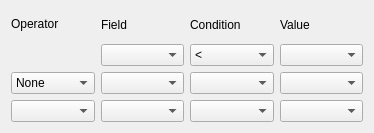
<?xml version="1.0" encoding="UTF-8"?>
<ui version="4.0">
 <class>PivotFilters</class>
 <widget class="QWidget" name="PivotFilters">
  <property name="geometry">
   <rect>
    <x>0</x>
    <y>0</y>
    <width>374</width>
    <height>133</height>
   </rect>
  </property>
  <layout class="QGridLayout" name="gridLayout">
   <item row="0" column="0">
    <layout class="QHBoxLayout" name="horizontalLayout">
     <item>
      <layout class="QVBoxLayout" name="verticalLayout_4">
       <item>
        <widget class="QLabel" name="label">
         <property name="text">
          <string>Operator</string>
         </property>
        </widget>
       </item>
       <item>
        <widget class="QLabel" name="label_5">
         <property name="text">
          <string/>
         </property>
        </widget>
       </item>
       <item>
        <widget class="QComboBox" name="Operator">
         <item>
          <property name="text">
           <string>None</string>
          </property>
         </item>
         <item>
          <property name="text">
           <string>And</string>
          </property>
         </item>
         <item>
          <property name="text">
           <string>Or</string>
          </property>
         </item>
        </widget>
       </item>
       <item>
        <widget class="QComboBox" name="Operator2"/>
       </item>
      </layout>
     </item>
     <item>
      <layout class="QVBoxLayout" name="verticalLayout">
       <item>
        <widget class="QLabel" name="label_2">
         <property name="text">
          <string>Field</string>
         </property>
        </widget>
       </item>
       <item>
        <widget class="QComboBox" name="Field"/>
       </item>
       <item>
        <widget class="QComboBox" name="Field2"/>
       </item>
       <item>
        <widget class="QComboBox" name="Field3"/>
       </item>
      </layout>
     </item>
     <item>
      <layout class="QVBoxLayout" name="verticalLayout_2">
       <item>
        <widget class="QLabel" name="label_3">
         <property name="text">
          <string>Condition</string>
         </property>
        </widget>
       </item>
       <item>
        <widget class="QComboBox" name="Condition">
         <item>
          <property name="text">
           <string>&lt;</string>
          </property>
         </item>
         <item>
          <property name="text">
           <string>&gt;</string>
          </property>
         </item>
         <item>
          <property name="text">
           <string>==</string>
          </property>
         </item>
         <item>
          <property name="text">
           <string>!=</string>
          </property>
         </item>
        </widget>
       </item>
       <item>
        <widget class="QComboBox" name="Condition2"/>
       </item>
       <item>
        <widget class="QComboBox" name="Condition3"/>
       </item>
      </layout>
     </item>
     <item>
      <layout class="QVBoxLayout" name="verticalLayout_3">
       <item>
        <widget class="QLabel" name="label_4">
         <property name="text">
          <string>Value</string>
         </property>
        </widget>
       </item>
       <item>
        <widget class="QComboBox" name="Value"/>
       </item>
       <item>
        <widget class="QComboBox" name="Value2"/>
       </item>
       <item>
        <widget class="QComboBox" name="Value3"/>
       </item>
      </layout>
     </item>
    </layout>
   </item>
  </layout>
 </widget>
 <resources/>
 <connections/>
</ui>
